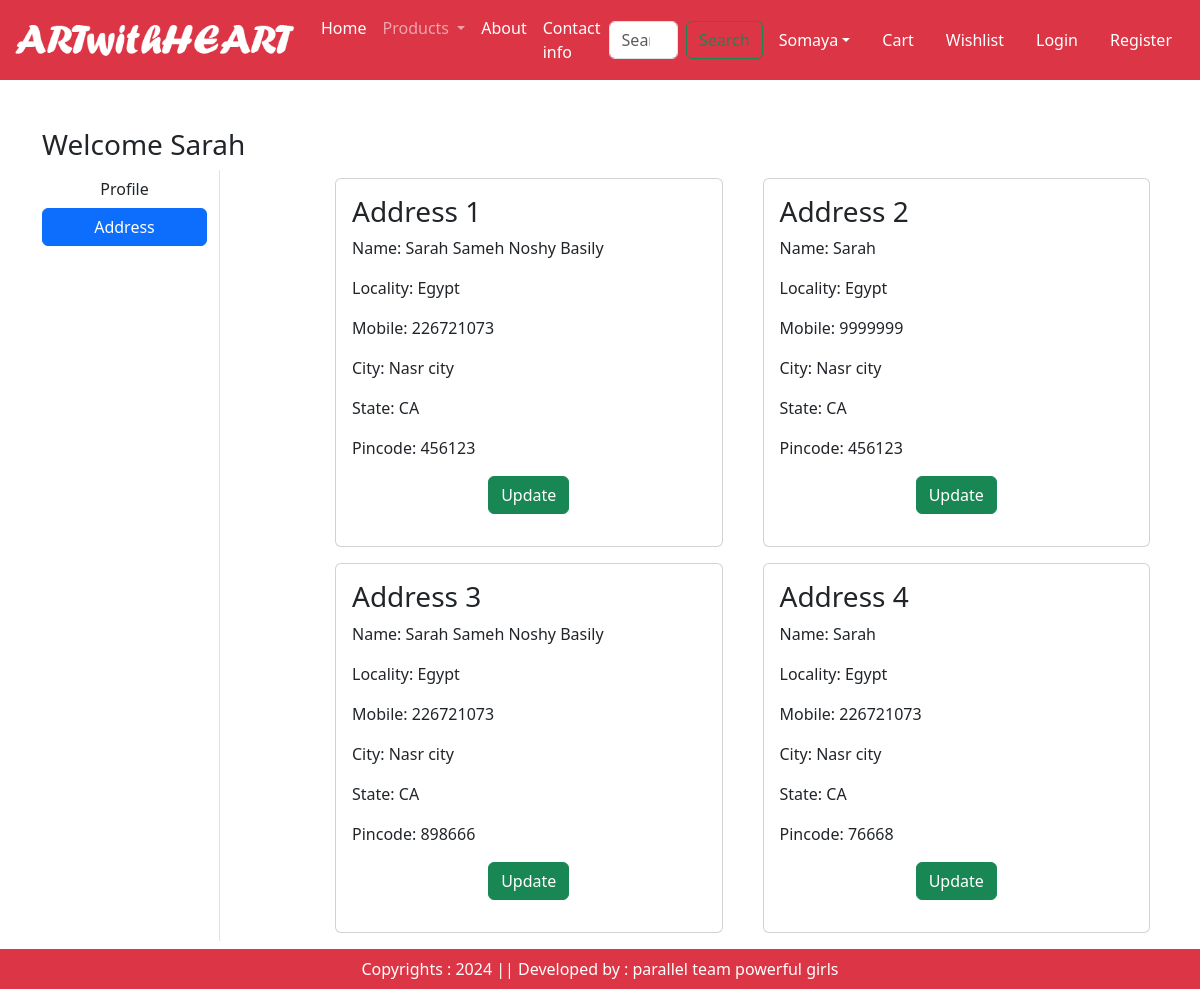
The page /address/ (signed in) on the database as committed earlier.
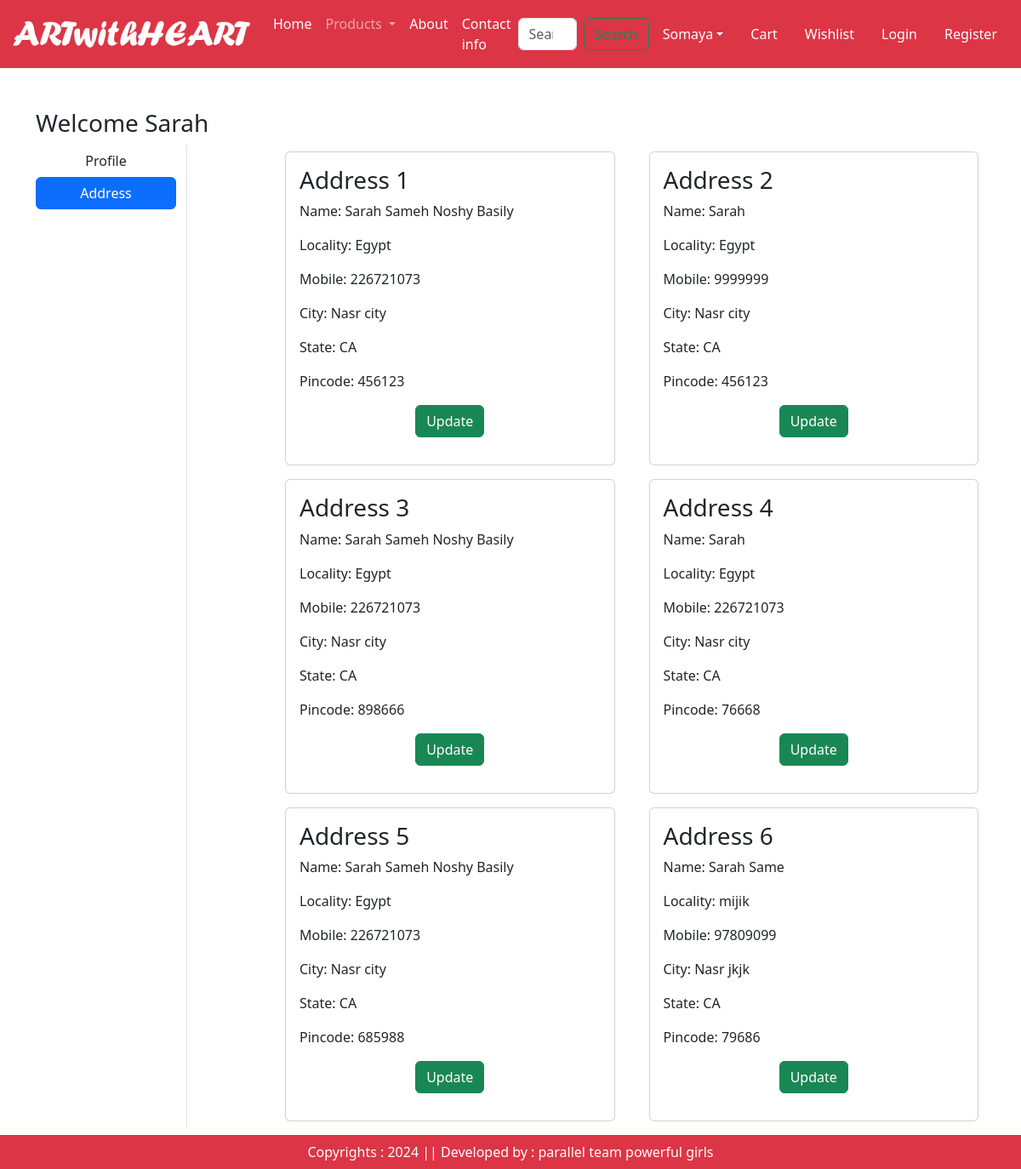
The same page on the database as committed later.
### app/models.py (models this page shows, shortened)
class Customer(models.Model):
    user = models.ForeignKey(User,on_delete=models.CASCADE)
    name = models.CharField(max_length=200)
    locality = models.CharField(max_length=200)
    city = models.CharField(max_length=50)
    mobile = models.IntegerField(default=0)
    zipcode = models.IntegerField()
    state = models.CharField(choices=STATE_CHOICES,max_length=100)

### app/views.py (the view)
# urls.py: path('address/', views.address, name='address'),
def address(request):
    add= Customer.objects.filter(user=request.user)
    return render(request, 'app/address.html',locals())

### app/templates/app/address.html (shortened to what this page needs)
{% extends 'app/base.html' %}
{% load static %}
{% block main-content %}
<div class="container my-5">
    <div class="row">
        <h3>Welcome <span class="text-capitalize">{{request.user}}</span></h3>
        <div class="col-sm-2 border-end">
            <ul class="list-unstyled">
            <li class="d-grid"><a href="{% url 'profile' %}" class="btn">Profile</a></li>
            <li class="d-grid"><a href="{% url 'address' %}" class="btn btn-primary">Address</a></li>
            </ul>
        </div>
        <div class="col-sm-9 offset-sm-1">
            <div class="row">
                {% for ad in add %}
                <div class="col-sm-6">
                    <div class="card m-2">
                    <div class="card-body">
                        <h3>Address {{forloop.counter}}</h3>
                        <p>Name: {{ad.name}}</p>
                        <p>Locality: {{ad.locality}}</p>
                        <p>Mobile: {{ad.mobile}}</p>
                        <p>City: {{ad.city}}</p>
                        <p>State: {{ad.state}}</p>
                        <p>Pincode: {{ad.zipcode}}</p>
                        <p class="text-center"><a href="{% url 'updateAddress' pk=ad.id %}" type="button" class="btn btn-success">Update</a></p>
                    </div>
                    </div>
                </div>
                {% endfor %}
            </div>
        </div>
    </div>
</div>
{% endblock main-content %}

Rows that differ between the two databases and show on the page:
added Customer: name "Sarah Sameh Noshy Basily", locality "Egypt", mobile "226721073", city "Nasr city", state "CA", zipcode "685988"
added Customer: name "Sarah Same", locality "mijik", mobile "97809099", city "Nasr jkjk", state "CA", zipcode "79686"
